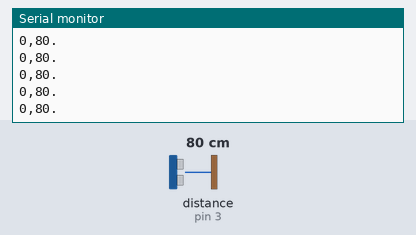
Recording of a sketch running on a simulated Arduino Uno, built with avr-gcc and run on an emulated ATmega328P. Shown: the last lines printed to the serial monitor. Wiring (inferred from the names in the program): ultrasonic range finder: trigger pin 2; echo pin 3. The inputs (shaded band) are chosen by the test bench; at power-on: distance to the obstacle (sensor on pin 3) 80 cm. The echo pulse lasts 58.3 µs per cm.

Above: at 1.2 s.
1.3 s: distance to the obstacle (sensor on pin 3) set to 2 cm
At 1.34 s:
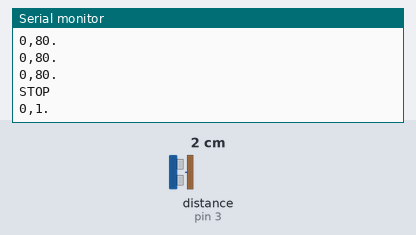
2.8 s: distance to the obstacle (sensor on pin 3) set to 4 cm
At 2.82 s:
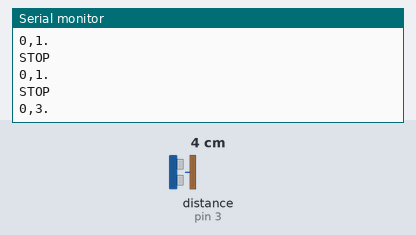
4.3 s: distance to the obstacle (sensor on pin 3) set to 9 cm
At 4.3 s:
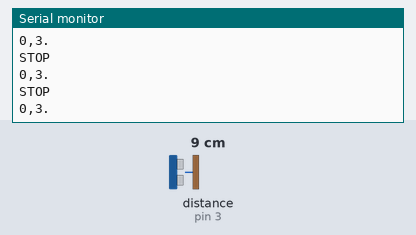
7.3 s: distance to the obstacle (sensor on pin 3) set to 120 cm
At 7.42 s:
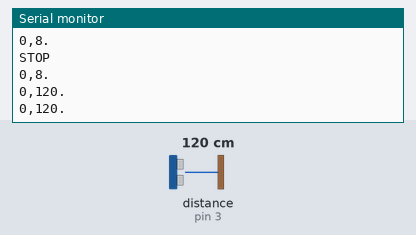
Timing chart, 0 to 10.3 s (numbered marks = the images above; inputs shaded):
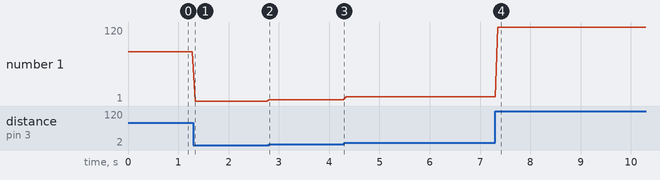

The sketch:

adruino_radar_code_copy_20241125124108.ino
```cpp
#include <Servo.h>  // No longer needed since servo is not used

int dis;  // Variable to store distance reading
const int obstacleThreshold = 10; // Distance threshold for obstacle detection (in cm)

void setup() {
  pinMode(2, OUTPUT);  // Define trigger pin for ultrasonic sensor
  pinMode(3, INPUT);   // Define echo pin for ultrasonic sensor
  Serial.begin(9600);  // Start serial communication for Bluetooth
}

void loop() {
  dis = distance();  // Measure distance

  // Check if obstacle is detected
  if (dis <= obstacleThreshold) {
    sendStopSignal();  // Send stop signal if obstacle is detected
  }

  sendData(dis);  // Send distance via Bluetooth
  delay(50);  // Adjust the delay as needed
}

// Measure distance using ultrasonic sensor
int distance() {
  digitalWrite(2, LOW);
  delayMicroseconds(4);
  digitalWrite(2, HIGH);
  delayMicroseconds(10);
  digitalWrite(2, LOW);

  int t = pulseIn(3, HIGH);
  int cm = t / 29 / 2;  // Convert time to distance in cm
  return cm;  // Return the distance
}

// Send data (distance only) via Bluetooth
void sendData(int distance) {
  Serial.print("0,");  // Angle is fixed at 0 (facing forward)
  Serial.print(distance);  // Send distance via Bluetooth
  Serial.println(".");   // End of data
}

// Send a "STOP" signal to the Processing application
void sendStopSignal() {
  Serial.println("STOP");  // Send STOP signal via Bluetooth
}
```

Measured:
- after the input at 1.3 s, the serial monitor: prints a new line at once (image 1)
- after the input at 2.8 s, the serial monitor: prints a new line at once (image 2)
- after the input at 7.3 s, the serial monitor: prints a new line after 0.06 s (image 4)
- plotted number 1: 80 → 1 after the input at 1.3 s, 1 → 3 after the input at 2.8 s, 3 → 8 after the input at 4.3 s, 8 → 120 after the input at 7.3 s
